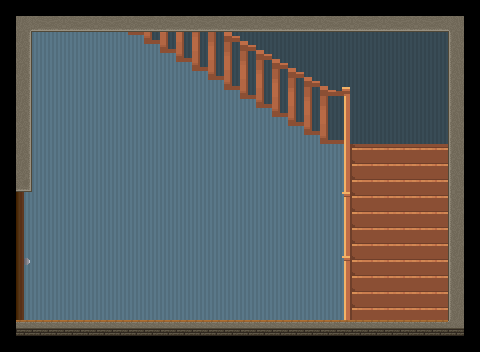

The image is a tile-based game level rendered from a .tmx file. Its description and complete source (layers, tilesets, objects, tile grids) follow:
An orthogonal 30x22 tile map with 16x16 px tiles, 3 tile layers (bg wall, bg obj, fg + side walls).

<map version="1.0" orientation="orthogonal" renderorder="left-up" width="30" height="22" tilewidth="16" tileheight="16" nextobjectid="5">
 <tileset firstgid="1" name="tiles" tilewidth="16" tileheight="16" tilecount="1024" columns="32">
  <image source="tiles.png" width="512" height="512" />
 </tileset>
 <layer name="bg wall" width="30" height="22">
  <data encoding="csv">
0,0,0,0,0,0,0,0,0,0,0,0,0,0,0,0,0,0,0,0,0,0,0,0,0,0,0,0,0,0,
0,9,9,9,9,9,9,9,9,9,9,9,9,9,9,418,418,0,0,0,0,0,0,0,0,0,0,0,0,0,
0,450,450,450,450,450,450,450,418,418,418,418,418,418,418,418,418,418,418,418,418,418,418,418,418,418,418,418,0,0,
0,450,450,450,450,450,450,450,450,450,418,418,418,418,418,418,418,418,418,418,418,418,418,418,418,418,418,418,0,0,
0,450,450,450,450,450,450,450,450,450,450,450,418,418,418,418,418,418,418,418,418,418,418,418,418,418,418,418,0,0,
0,450,450,450,450,450,450,450,450,450,450,450,450,450,418,418,418,418,418,418,418,418,418,418,418,418,418,418,0,0,
0,450,450,450,450,450,450,450,450,450,450,450,450,450,450,418,418,418,418,418,418,418,418,418,418,418,418,418,0,0,
0,450,450,450,450,450,450,450,450,450,450,450,450,450,450,450,450,418,418,418,418,418,418,418,418,418,418,418,0,0,
0,450,450,450,450,450,450,450,450,450,450,450,450,450,450,450,450,450,450,418,418,418,418,418,418,418,418,418,0,0,
0,450,450,450,450,450,450,450,450,450,450,450,450,450,450,450,450,450,450,450,450,450,418,231,232,233,234,418,0,0,
0,450,450,450,450,450,450,450,450,450,450,450,450,450,450,450,450,450,450,450,450,450,418,263,264,265,266,418,0,0,
0,450,450,450,450,450,450,450,450,450,450,450,450,450,450,450,450,450,450,450,450,450,418,295,296,297,298,418,0,0,
0,450,450,450,450,450,450,450,450,450,450,450,450,450,450,450,450,450,450,450,450,450,418,327,328,329,330,418,0,0,
0,450,450,450,450,450,450,450,450,450,450,450,450,450,450,450,450,450,450,450,450,450,418,391,392,393,394,418,0,0,
0,450,450,450,450,450,450,450,450,450,450,450,450,450,450,450,450,450,450,450,450,450,418,418,418,418,418,418,0,0,
0,450,450,450,450,450,450,450,450,450,450,450,450,450,450,450,450,450,450,450,450,450,418,418,418,418,418,418,0,0,
0,450,450,450,450,450,450,450,450,450,450,450,450,450,450,450,450,450,450,450,450,450,0,0,0,0,0,0,0,0,
0,450,450,450,450,450,450,450,450,450,450,450,450,450,450,450,450,450,450,450,450,450,0,0,0,0,0,0,0,0,
0,450,450,450,450,450,450,450,450,450,450,450,450,450,450,450,450,450,450,450,450,450,0,0,0,0,0,0,0,0,
0,450,450,450,450,450,450,450,450,450,450,450,450,450,450,450,450,450,450,450,450,450,0,0,0,0,0,0,0,0,
0,41,40,41,40,41,40,41,40,41,40,41,40,41,40,41,0,0,0,0,0,0,0,0,0,0,0,0,0,0,
0,0,0,0,0,0,0,0,0,0,0,0,0,0,0,0,0,0,0,0,0,0,0,0,0,0,0,0,0,0
</data>
 </layer>
 <layer name="bg obj" width="30" height="22">
  <data encoding="csv">
0,685,686,687,0,0,0,0,0,0,0,0,0,0,0,0,0,0,0,0,0,0,0,0,0,0,0,0,0,0,
0,236,494,495,496,497,498,331,332,333,334,335,336,337,531,0,0,0,0,0,0,0,0,0,0,0,0,0,0,0,
0,0,0,0,0,0,0,0,364,365,366,367,368,369,235,236,494,0,0,0,0,0,0,0,0,0,0,0,0,0,
0,0,0,0,0,0,0,0,653,654,398,399,400,401,267,268,269,270,0,529,530,0,0,0,0,0,0,0,0,0,
0,0,0,0,0,0,0,0,0,686,687,688,432,433,299,300,301,302,303,304,562,0,0,0,0,0,0,0,0,0,
0,0,0,0,0,0,0,0,0,0,0,0,0,0,331,332,333,334,335,336,337,421,0,0,0,0,0,0,0,0,
0,0,0,0,0,0,0,652,653,654,0,0,0,0,0,364,365,366,367,368,369,420,0,0,0,0,0,0,0,0,
0,0,0,0,0,0,0,684,685,686,687,450,450,450,652,653,654,398,399,400,401,420,0,0,0,0,0,0,0,0,
0,0,0,0,0,0,0,716,717,718,719,720,721,722,684,685,686,687,688,432,433,388,0,0,0,0,0,0,0,0,
0,0,0,0,0,0,0,0,0,0,0,0,0,0,0,0,0,0,0,0,0,485,451,452,452,452,452,452,0,0,
0,0,0,0,0,0,0,0,0,0,0,0,0,0,0,0,0,0,0,0,0,485,451,452,452,452,452,452,0,0,
0,0,0,0,0,0,0,0,0,0,0,0,0,0,0,0,0,0,0,0,0,485,451,452,452,452,452,452,0,0,
0,0,0,0,0,0,0,0,0,0,0,0,0,0,0,0,0,0,0,0,0,453,451,452,452,452,452,452,0,0,
0,0,0,0,0,0,0,0,0,0,0,0,0,0,0,0,0,0,0,0,0,485,451,452,452,452,452,452,0,0,
0,0,0,0,0,0,0,0,0,0,0,0,0,0,0,0,0,0,0,0,0,485,451,452,452,452,452,452,0,0,
0,0,0,0,0,0,0,0,0,0,0,0,0,0,0,0,0,0,0,0,0,485,451,452,452,452,452,452,0,0,
0,0,0,0,0,0,0,0,0,0,0,0,0,0,0,0,0,0,0,0,0,453,451,452,452,452,452,452,0,0,
0,0,0,0,0,0,0,0,0,0,0,0,0,0,0,0,0,0,0,0,0,485,451,452,452,452,452,452,0,0,
0,0,0,0,0,0,0,0,0,0,0,0,0,0,0,0,0,0,0,0,0,485,451,452,452,452,452,452,0,0,
0,0,0,0,0,0,0,0,0,0,0,0,0,0,0,0,0,0,0,0,0,485,451,452,452,452,452,452,0,0,
0,0,0,0,0,0,0,0,0,0,0,0,0,0,0,0,0,0,0,0,0,0,0,0,0,0,0,0,0,0,
0,0,0,0,0,0,0,0,0,0,0,0,0,0,0,0,0,0,0,0,0,0,0,0,0,0,0,0,0,0
</data>
 </layer>
 <layer name="fg + side walls" width="30" height="22">
  <data encoding="csv">
0,0,0,0,0,0,0,0,0,0,0,0,0,0,0,0,0,0,0,0,0,0,0,0,0,0,0,0,0,0,
0,2147483873,2684354721,536871073,2684354721,536871073,2684354721,536871073,2684354721,536871073,2684354721,536871073,2684354721,536871073,2684354721,536871073,2684354721,536871073,2684354721,536871073,2684354721,536871073,2684354721,536871073,2684354721,536871073,2684354721,536871073,225,0,
0,161,0,0,0,0,0,0,0,0,0,0,0,0,0,0,0,0,0,0,0,0,0,0,0,0,0,0,2147483809,0,
0,161,0,0,0,0,0,0,0,0,0,0,0,0,0,0,0,0,0,0,0,0,0,0,0,0,0,0,2147483809,0,
0,161,0,0,0,0,0,0,0,0,0,0,0,0,0,0,0,0,0,0,0,0,0,0,0,0,0,0,2147483809,0,
0,161,0,0,0,0,0,0,0,0,0,0,0,0,0,0,0,0,0,0,0,0,0,0,0,0,0,0,2147483809,0,
0,161,0,0,0,0,0,0,0,0,0,0,0,0,0,0,0,0,0,0,0,0,0,0,0,0,0,0,2147483809,0,
0,161,0,0,0,0,0,0,0,0,0,0,0,0,0,0,0,0,0,0,0,0,0,0,0,0,0,0,2147483809,0,
0,161,0,0,0,0,0,0,0,0,0,0,0,0,0,0,0,0,0,0,0,0,0,0,0,0,0,0,2147483809,0,
0,161,0,0,0,0,0,0,0,0,0,0,0,0,0,0,0,0,0,0,0,0,0,0,0,0,0,0,2147483809,0,
0,161,0,0,0,0,0,0,0,0,0,0,0,0,0,0,0,0,0,0,0,0,0,0,0,0,0,0,2147483809,0,
0,193,0,0,0,0,0,0,0,0,0,0,0,0,0,0,0,0,0,0,0,0,0,0,0,0,0,0,2147483809,0,
0,257,0,0,0,0,0,0,0,0,0,0,0,0,0,0,0,0,0,0,0,0,0,0,0,0,0,0,3221225633,0,
0,257,0,0,0,0,0,0,0,0,0,0,0,0,0,0,0,0,0,0,0,0,0,0,0,0,0,0,3221225633,0,
0,257,0,0,0,0,0,0,0,0,0,0,0,0,0,0,0,0,0,0,0,0,0,0,0,0,0,0,3221225633,0,
0,257,0,0,0,0,0,0,0,0,0,0,0,0,0,0,0,0,0,0,0,0,0,0,0,0,0,0,3221225633,0,
0,289,0,0,0,0,0,0,0,0,0,0,0,0,0,0,0,0,0,0,0,0,0,0,0,0,0,0,3221225633,0,
0,257,0,0,0,0,0,0,0,0,0,0,0,0,0,0,0,0,0,0,0,0,0,0,0,0,0,0,3221225633,0,
0,257,0,0,0,0,0,0,0,0,0,0,0,0,0,0,0,0,0,0,0,0,0,0,0,0,0,0,3221225633,0,
0,257,0,0,0,0,0,0,0,0,0,0,0,0,0,0,0,0,0,0,0,0,0,0,0,0,0,0,3221225633,0,
0,129,129,129,129,129,129,129,129,129,129,129,129,129,129,129,129,129,129,129,129,129,129,129,129,129,129,129,132,0,
0,0,0,0,0,0,0,0,0,0,0,0,0,0,0,0,0,0,0,0,0,0,0,0,0,0,0,0,0,0
</data>
 </layer>
</map>
